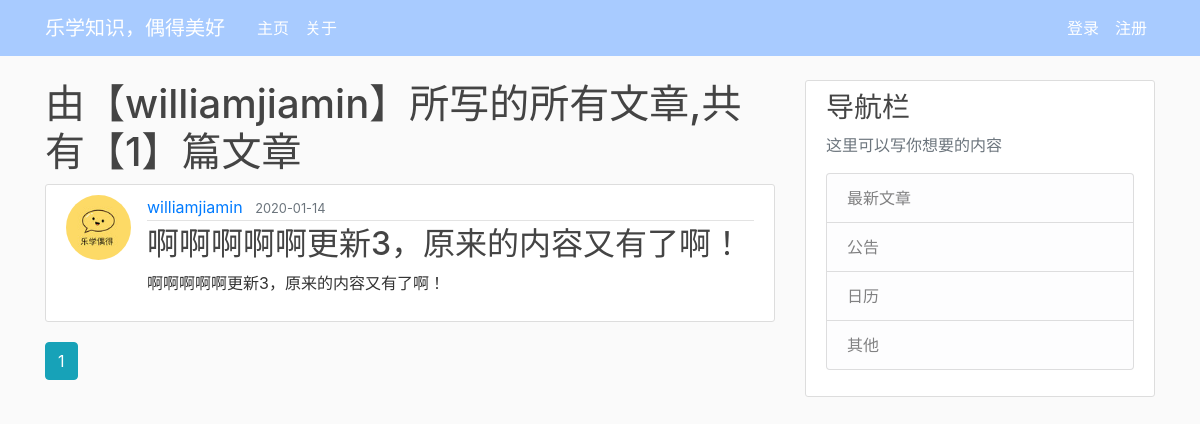
Page /user/williamjiamin on the committed database.
### william_web_server/models.py (models this page shows, shortened)
class User(db.Model,UserMixin):
    id = db.Column(db.Integer, primary_key=True)
    username = db.Column(db.String(20), unique=True, nullable=False)
    email = db.Column(db.String(120), unique=True, nullable=False)
    image_file = db.Column(db.String(20), nullable=False, default='default.jpg')
    password = db.Column(db.String(60), nullable=False)
    posts = db.relationship('Post', backref='author', lazy=True)

class Post(db.Model):
    id = db.Column(db.Integer, primary_key=True)
    title = db.Column(db.String(100), nullable=False)
    date_posted = db.Column(db.DateTime, nullable=False, default=datetime.utcnow)
    content = db.Column(db.Text, nullable=False)
    user_id = db.Column(db.Integer, db.ForeignKey('user.id'), nullable=False)

### william_web_server/users/routes.py (the view)
@users.route("/user/<string:username>")
def user_posts(username):
    page = request.args.get('page', 1, type=int)
    user = User.query.filter_by(username=username).first_or_404()
    posts = Post.query.filter_by(author=user).order_by(Post.date_posted.desc()) \
        .paginate(page=page, per_page=1)
    return render_template('user_posts.html', posts=posts, user=user)

### william_web_server/templates/user_posts.html
{% extends "general_layout.html" %}
{% block content %}
    <h1 class='mb-8'>由【{{ user.username }}】所写的所有文章,共有【{{ posts.total }}】篇文章</h1>
    {% for post in posts.items %}
      <article class="media content-section">
        <img class="rounded-circle article-img " src="{{ url_for('static', filename='user_profile_pics/' + post.author.image_file)}}" >
          <div class="media-body">
            <div class="article-metadata">
              <a class="mr-2" href="{{ url_for('users.user_posts', username=post.author.username) }}">{{ post.author.username }}</a>
              <small class="text-muted">{{ post.date_posted.strftime('%Y-%m-%d')}}</small>
            </div>
            <h2><a class="article-title" href="{{ url_for('posts.post',post_id=post.id) }}">{{ post.title }}</a></h2>
            <p class="article-content">{{ post.content }}</p>
          </div>
      </article>
    {% endfor %}
    {% for page_num in posts.iter_pages(left_edge=1, right_edge=1, left_current=1,right_current=2) %}
      {% if page_num %}
        {% if posts.page == page_num %}
          <a class="btn btn-info mb-10" href="{{ url_for('users.user_posts', username=user.username ,page=page_num) }}">{{ page_num }}</a>
        {% else %}
          <a class="btn btn-outline-info mb-10" href="{{ url_for('users.user_posts', username=user.username , page=page_num) }}">{{ page_num }}</a>
        {% endif %}
      {% else %}
        ...
      {% endif %}
    {% endfor %}
{% endblock content %}

### william_web_server/static/main.css (style rules this page uses)
body { background: #fafafa; color: #333333; margin-top: 5rem; }
h1, h2, h3, h4, h5, h6 { color: #444444; }
.content-section { background: #ffffff; padding: 10px 20px; border: 1px solid #dddddd; border-radius: 3px; margin-bottom: 20px; }
.article-title { color: #444444; }
.article-content { white-space: pre-line; }
.article-img { height: 65px; width: 65px; margin-right: 16px; }
.article-metadata { padding-bottom: 1px; margin-bottom: 4px; border-bottom: 1px solid #e3e3e3 }

### rows in the picture
User: username "williamjiamin"
Post: image_file (placeholder picture), author.username "williamjiamin", date_posted "2020-01-14", title "啊啊啊啊啊更新3，原来的内容又有了啊！", content "啊啊啊啊啊更新3，原来的内容又有了啊！"

### other values in the picture
{{ posts.total }} "1"
{{ page_num }} "1"
